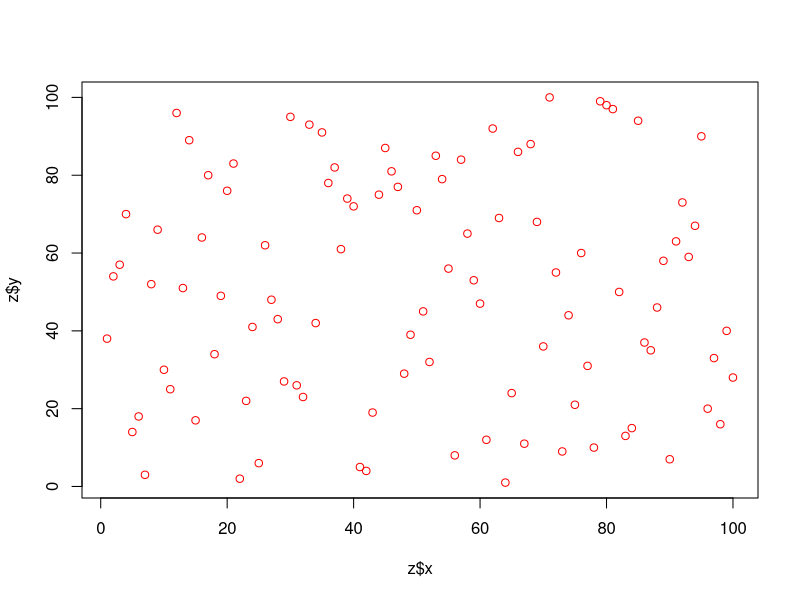

This figure's R source:
## ---- chunk 1
knitr::opts_chunk$set(fig.width=6, fig.height=4, fig.align = 'center', fig.path='Figs/', echo=FALSE, tidy=TRUE, message=F, warning=F, cache=T)
## ---- chunk 2
library(tidyverse)
## ---- chunk 3
# Generate and print a sequence of letters A to X, repeated three times
letters <- letters[1:24]
rep(letters,3)

## ---- chunk 4
# Randomly sample 20 numbers from a possible range of 1-100, without replacement
series3 <- sample(0:100, 20, replace = FALSE)  
print(series3)

squared <- series3*2
print(squared)

cubed <- series3*3
print(cubed)


## ---- chunk 5
# Print a sequence from 1:100 by 2's
series4 <- seq(1, 100, by=2)
print(series4)
## ---- chunk 6
x <- sample(100, 100) #sample from 1 to 100, 100 times no replacement
y <- sample (100, 100)
z <- data.frame(x,y)  #combine variables x and y into a single dataframe
plot(z$x, z$y, col="red") # plot them, the $ is needed to index
